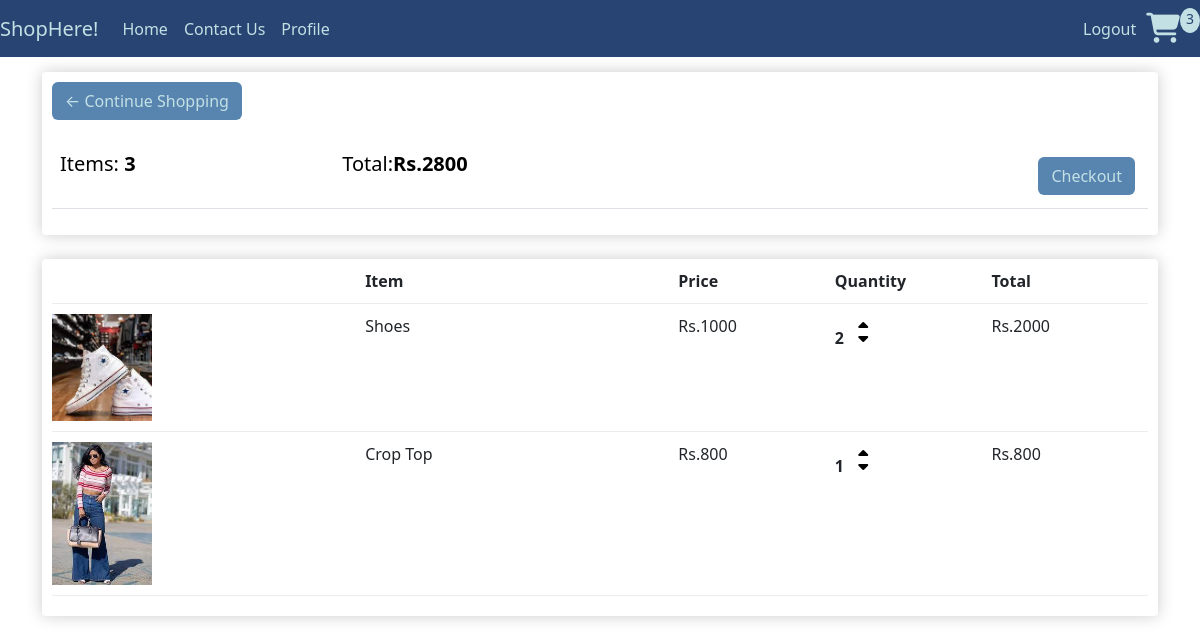
The page /cart/ (signed in) on the database as committed earlier.
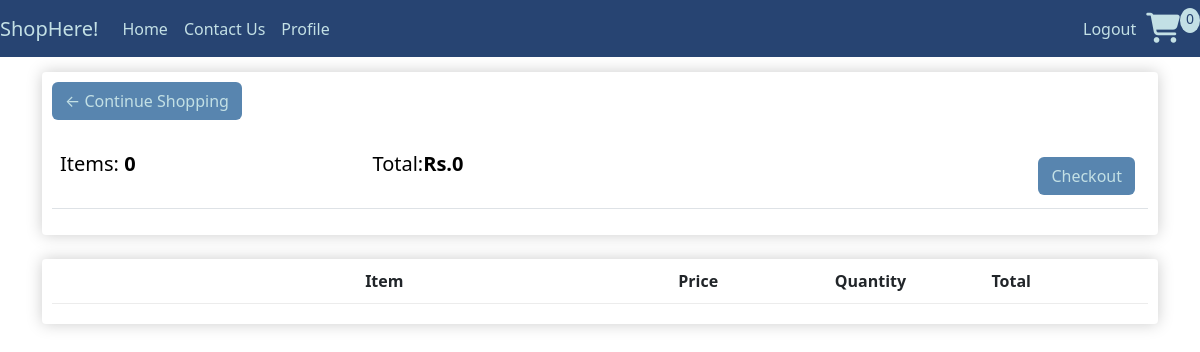
The same page on the database as committed later.
### shop/models.py (models this page shows, shortened)
class Order(models.Model):
    customer=models.ForeignKey(Customer,on_delete=models.SET_NULL,null=True,blank=True)
    date_ordered=models.DateTimeField(auto_now_add=True)
    complete=models.BooleanField(default=False)
    transaction_id=models.CharField(max_length=100,null=True)
    @property
    def get_cart_total(self):
        orderitems=self.orderitem_set.all()
        total=sum([item.get_total for item in orderitems])
        return total
    @property
    def get_cart_items(self):
        orderitems=self.orderitem_set.all()
        total=sum([item.quantity for item in orderitems])
        return total

class OrderItem(models.Model):
    product=models.ForeignKey(Product_details,on_delete=models.SET_NULL,null=True)
    order=models.ForeignKey(Order,on_delete=models.SET_NULL,null=True)
    quantity=models.IntegerField(default=0,null=True,blank=True)
    date_added=models.DateTimeField(auto_now_add=True)
    @property
    def get_total(self):
        total=self.product.price*self.quantity
        return total

class Product_details(models.Model):
    prod_id=models.AutoField
    prod_name=models.CharField(max_length=30)
    prod_desc=models.TextField()
    image = models.ImageField(upload_to='product/images', default="")
    price = models.IntegerField(default=0)
    pub_date=models.DateField(auto_now_add=True)
    category=models.CharField(max_length=50,default="Sale")
    digital = models.BooleanField(default=False, null=True, blank=True)

### shop/views.py (the view)
# urls.py: path('cart/',views.cart,name='Cart'),
def cart(request):
    data=cartData(request)
    cartItems=data['cartItems']
    order=data['order'] #Total number of order from Order model
    items=data['items'] # Get items in the cart present
    context={'items':items,'order':order,'cartItems':cartItems}
    return render(request,'cart.html',context)

### shop/utilis.py (called while the page is built)
def cartData(request):
    if request.user.is_authenticated:
        try:
            customer = request.user.customer
        except Customer.DoesNotExist:
            customer = None
        if customer:
            order, created = Order.objects.get_or_create(customer=customer, complete=False)
            items = order.orderitem_set.all()
            cart_items = order.get_cart_items
        else:
            cart_items, order, items = None, None, None
    else:
        cookie_data = cookieCart(request)
        cart_items = cookie_data['cartItems']
        order = cookie_data['order']
        items = cookie_data['items']
    return {'cartItems': cart_items, 'order': order, 'items': items}

### shop/templates/cart.html (shortened to what this page needs)
{% extends 'index.html' %}
{% load static %}
{% block body %}
<div class="row">
    <div class="col-lg-12">
        <div class="box-element">
            <a class="btn shop_btn" href="{% url 'index' %}">&#x2190; Continue Shopping</a>
            <br>
            <br>
            <table class="table">
                <tr>
                    <th>
                        <h5>Items: <strong>{{order.get_cart_items}}</strong></h5>
                    </th>
                    <th>
                        <h5>Total:<strong>Rs.{{order.get_cart_total}}</strong></h5>
                    </th>
                    <th>
                        <a class="btn check_btn"
                            href="{% url 'Checkout' %}">Checkout</a>
                    </th>
                </tr>
            </table>
        </div>
        <br>
        <div class="box-element">
            <div class="cart-row">
                <div style="flex:2"></div>
                <div style="flex:2"><strong>Item</strong></div>
                <div style="flex:1"><strong>Price</strong></div>
                <div style="flex:1"><strong>Quantity</strong></div>
                <div style="flex:1"><strong>Total</strong></div>
            </div>
            {% for item in items %}
            <div class="cart-row">
                <div style="flex:2"><img class="row-image" src="/media/{{item.product.image}}"></div>
                <div style="flex:2">
                    <p>{{item.product.prod_name}}</p>
                </div>
                <div style="flex:1">
                    <p>Rs.{{item.product.price}}</p>
                </div>
                <div style="flex:1">
                    <p class="quantity">{{item.quantity}}</p>
                    <div class="quantity">
                        <a data-product="{{item.product.id}}" data-action="add" class=" icons update-cart">
                            <i class="fa-solid fa-caret-up " id=" chg-quantity"></i>
                        </a>
                        <a data-product="{{item.product.id}}" data-action="remove" class=" icons update-cart">
                            <i class="fa-solid fa-caret-down " id="chg-quantity"></i>
                        </a>
                    </div>
                </div>
                <div style="flex:1">
                    <p>Rs.{{item.get_total}}</p>
                </div>
            </div>
            {% endfor %}
        </div>
    </div>
</div>
{% endblock %}

Rows that differ between the two databases and show on the page:
no longer on this page (row edited): Order: get_cart_items "3", get_cart_total "2800"
no longer on this page (row unchanged): OrderItem: product.image (picture), product.prod_name "Shoes", product.price "1000", quantity "2", get_total "2000"
no longer on this page (row unchanged): OrderItem: product.image (picture), product.prod_name "Crop Top", product.price "800", quantity "1", get_total "800"
added Order: get_cart_items "0", get_cart_total "0"
Other text that changed with them:
{{ cartItems }}: "3" → "0"
